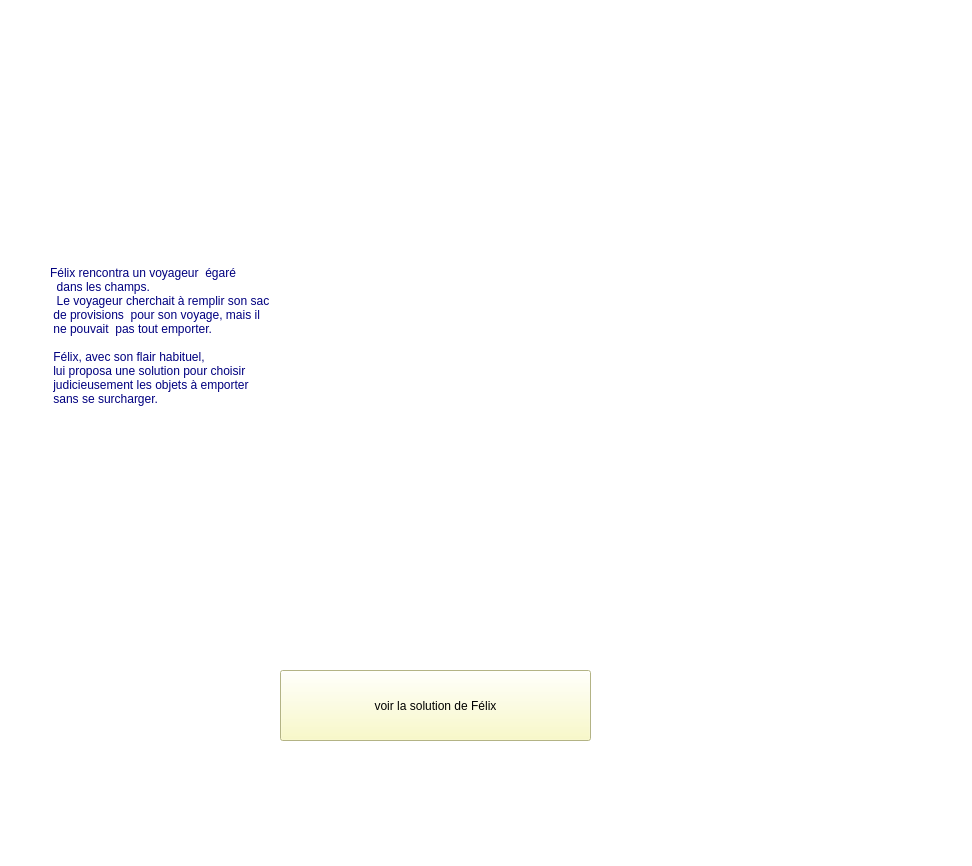
<?xml version="1.0" encoding="UTF-8"?>
<ui version="4.0">
 <class>knapSacStory</class>
 <widget class="QWidget" name="knapSacStory">
  <property name="geometry">
   <rect>
    <x>0</x>
    <y>0</y>
    <width>972</width>
    <height>866</height>
   </rect>
  </property>
  <property name="windowTitle">
   <string>Form</string>
  </property>
  <property name="styleSheet">
   <string notr="true">background-color: rgb(255, 255, 255);</string>
  </property>
  <widget class="QLabel" name="text">
   <property name="geometry">
    <rect>
     <x>50</x>
     <y>70</y>
     <width>901</width>
     <height>531</height>
    </rect>
   </property>
   <property name="styleSheet">
    <string notr="true">font: 26pt &quot;Segoe Script&quot;;
color: rgb(0, 0, 127);</string>
   </property>
   <property name="text">
    <string>Félix rencontra un voyageur  égaré  
  dans les champs. 
  Le voyageur cherchait à remplir son sac 
 de provisions  pour son voyage, mais il 
 ne pouvait  pas tout emporter.
 
 Félix, avec son flair habituel, 
 lui proposa une solution pour choisir 
 judicieusement les objets à emporter 
 sans se surcharger.</string>
   </property>
  </widget>
  <widget class="QPushButton" name="toKnapSackPage">
   <property name="geometry">
    <rect>
     <x>280</x>
     <y>670</y>
     <width>311</width>
     <height>71</height>
    </rect>
   </property>
   <property name="styleSheet">
    <string notr="true">background-color: rgb(250, 250, 186);
border-color: rgb(170, 170, 127);
font: 12pt &quot;Segoe UI&quot;;</string>
   </property>
   <property name="text">
    <string>voir la solution de Félix</string>
   </property>
  </widget>
  <widget class="QLabel" name="label">
   <property name="geometry">
    <rect>
     <x>750</x>
     <y>500</y>
     <width>211</width>
     <height>361</height>
    </rect>
   </property>
   <property name="text">
    <string/>
   </property>
   <property name="pixmap">
    <pixmap>../../../Downloads/Premium Vector _ Boy backpacker traveler with backpack 1.png</pixmap>
   </property>
   <property name="scaledContents">
    <bool>true</bool>
   </property>
  </widget>
 </widget>
 <resources/>
 <connections/>
</ui>
